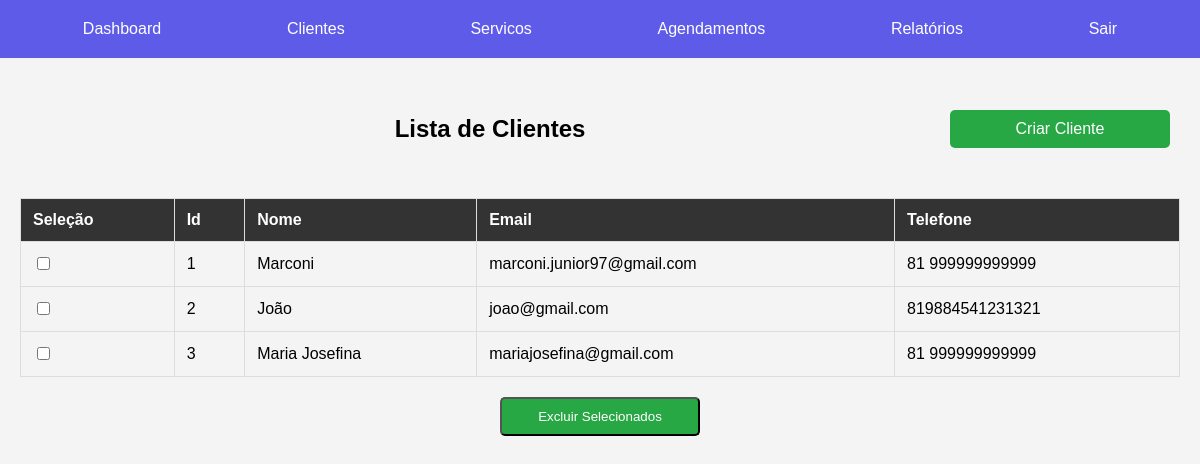
Page /clientes/ (signed in) on the earlier database version.
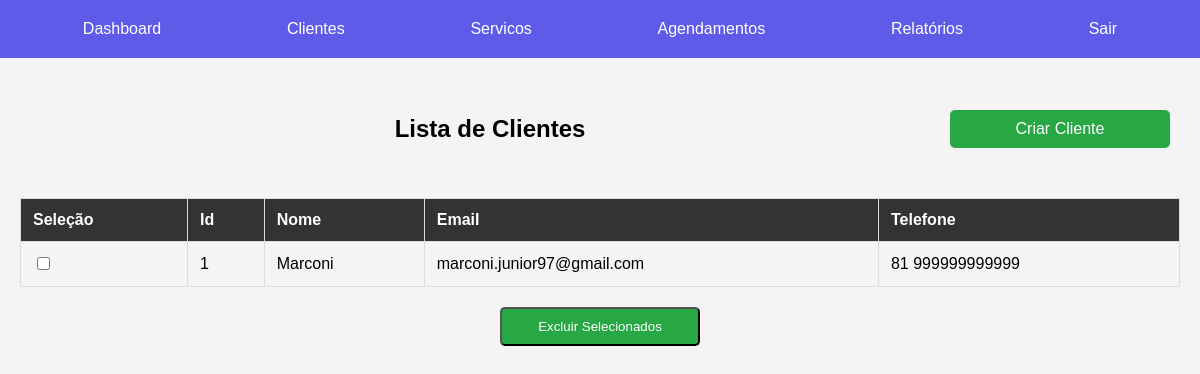
Same page on the later database version.
### pdv/models.py (models this page shows, shortened)
class Cliente(models.Model):
    id = models.IntegerField(primary_key=True, editable=False, auto_created=True)
    nome = models.CharField(max_length=100)
    telefone = models.CharField(max_length=15)
    email = models.EmailField()

### pdv/views.py (the view)
# urls.py: path('clientes/', clientes_view, name='clientes'),
@login_required
def clientes_view(request):
    clientes = Cliente.objects.all()
    return render(request, 'pdv/clientes.html', {'clientes': clientes})

### pdv/templates/pdv/clientes.html (shortened to what this page needs)
{% extends 'pdv/base.html' %}
{% load static %}
{% block extra_styles %}
<link rel="stylesheet" href="{% static 'tabelas/tabelas.css' %}">
{% endblock %}
{% block content %}
<div class="titulo">
    <h2>Lista de Clientes</h2>
    <a href="{% url 'criar_cliente' %}" class="btn">Criar Cliente</a>
</div>
<form method="POST" action="{% url 'excluir_cliente' %}">
    <table>
        <tr>
            <th>Seleção</th>
            <th>Id</th>
            <th>Nome</th>
            <th>Email</th>
            <th>Telefone</th>
        </tr>
    {% for cliente in clientes %}
        <tr>
            <td>
                <input type="checkbox" name="clientes_selecionados" value="{{ cliente.id }}">
            </td>
            <td>{{ cliente.id }}</td>
            <td>{{ cliente.nome }}</td>
            <td>{{ cliente.email }}</td>
            <td>{{ cliente.telefone }}</td>
        </tr>
    {% endfor %}
    </table>
    <button type="submit" class="btn">Excluir Selecionados</button>
</form>
{% endblock %}

### pdv/templates/pdv/base.html (shortened to what this page needs)
<!DOCTYPE html>
<html lang="pt-BR">
<head>
    {% load static %}
    <link rel="stylesheet" type="text/css" href="{% static 'global/style.css' %}">
    {% block extra_styles %}{% endblock %}
</head>
<body>
    <header>
        {% with excluded_routes='/login/,/register/' %}
            {% if request.path not in excluded_routes %}
                <nav>
                    <a href="{% url 'dashboard' %}">Dashboard</a>
                    <a href="{% url 'clientes' %}">Clientes</a>
                    <a href="{% url 'servicos' %}">Servicos</a>
                    <a href="{% url 'agendamentos' %}">Agendamentos</a>
                    <a href="{% url 'relatorios' %}">Relatórios</a>
                    <a href="{% url 'logout' %}">Sair</a>
                </nav>
            {% endif %}
        {% endwith %}
    </header>
    <main>
        {% block content %}{% endblock %}
    </main>
</body>
</html>

### pdv/static/global/style.css (style rules this page uses)
body { margin: 0; font-family: Arial, sans-serif; }
header { background-color: #5e5be9; color: white; padding: 10px 20px; position: fixed; top: 0; left: 0; right: 0; z-index: 1000; }
nav { display: flex; justify-content: space-around; }
nav a { color: white; text-decoration: none; padding: 10px 15px; transition: background-color 0.3s; }
main { margin-top: 60px; padding: 20px; }
.btn { display: block; width: 200px; margin: 20px auto; padding: 10px; background-color: #28a745; color: white; text-align: center; text-decoration: none; border-radius: 5px; transition: background-color 0.3s; }
.titulo { display: flex; justify-content: space-between; align-items: center; padding: 10px; }
.titulo h2 { margin: 0; flex-grow: 1; text-align: center; }

### pdv/static/tabelas/tabelas.css (style rules this page uses)
body { margin: 0; font-family: Arial, sans-serif; background-color: #f4f4f4; }
h2 { text-align: center; margin-top: 20px; }
table { width: 100%; border-collapse: collapse; margin: 20px 0; }
th, td { border: 1px solid #ddd; padding: 12px; text-align: left; }
th { background-color: #333; color: white; }

Differences in the rows shown:
removed Cliente: id "2", nome "João", email "joao@gmail.com", telefone "819884541231321"
removed Cliente: id "3", nome "Maria Josefina", email "mariajosefina@gmail.com", telefone "81 999999999999"
